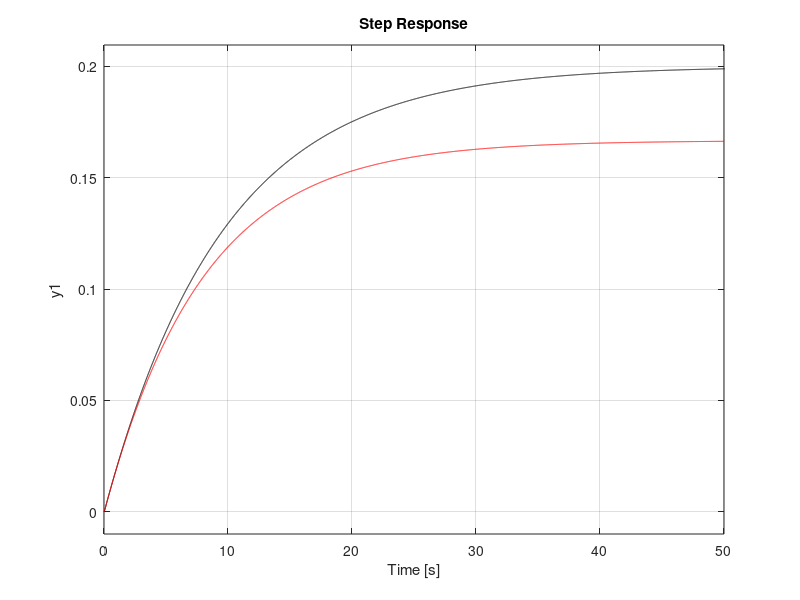
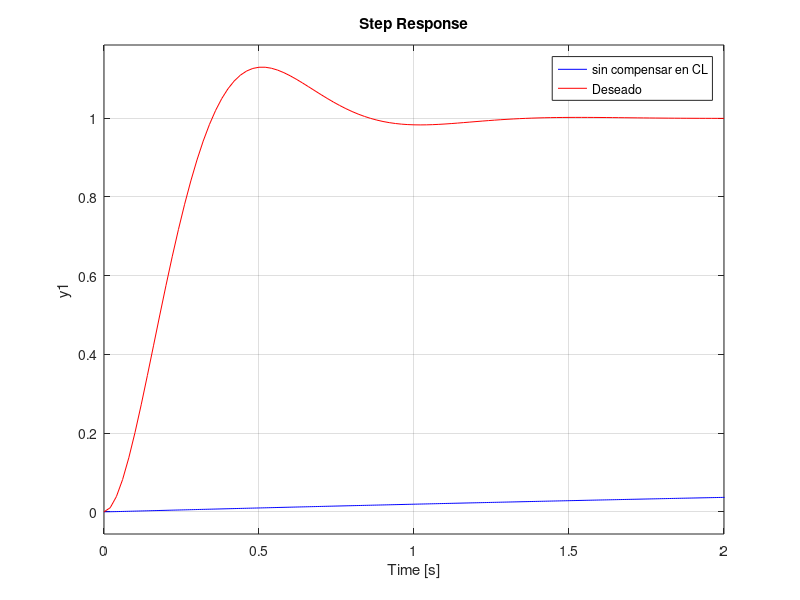
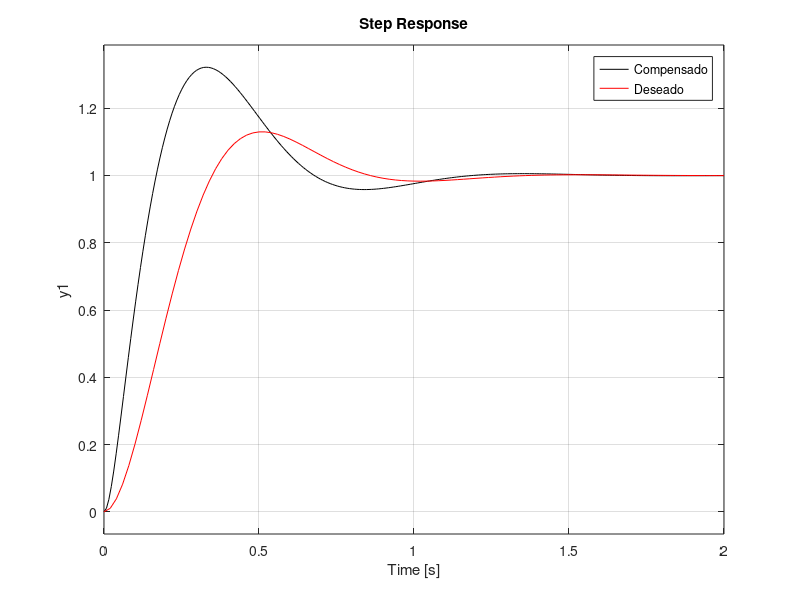
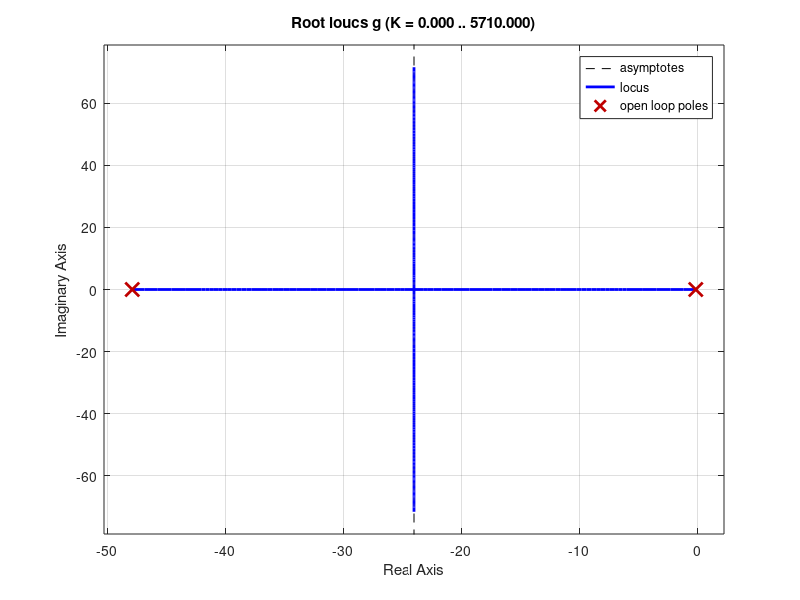

MATLAB code to generate these figures, in order:
clc
close all
clear

%proceso
g=tf(1,[1 48 5]);
step(g,'k')
g_cl=feedback(g,1);
hold on
step(g_cl,'r')
%deseado
Ts=1;
so=0.13;
e=sqrt((log(so))^2/(pi^2+(log(so))^2));
wn=4/(Ts*e);
g_d=tf(wn^2,[1 2*e*wn wn^2]);
figure
step(g_cl,'b')
hold on
step(g_d,'r')
legend('sin compensar en CL','Deseado')
[P Z]=pzmap(g_d)

pol_d=[1 2*e*wn wn^2];
pol_a=conv(pol_d,[1 40]);

%------controlador----
K_p=373.9-5;
T_i=K_p/2157.5;
g_c=tf([K_p*T_i K_p],[T_i 0]);

%--------compensado----
sis_ol=g_c*g;
sis_cl=feedback(sis_ol,1);
figure
step(sis_cl,'k')
hold on
step(g_d,'r')
legend('Compensado','Deseado')
[p z]=pzmap(sis_cl)


%-----------lugar geometrico---
figure
rlocus(g)
figure
rlocus(sis_ol)
